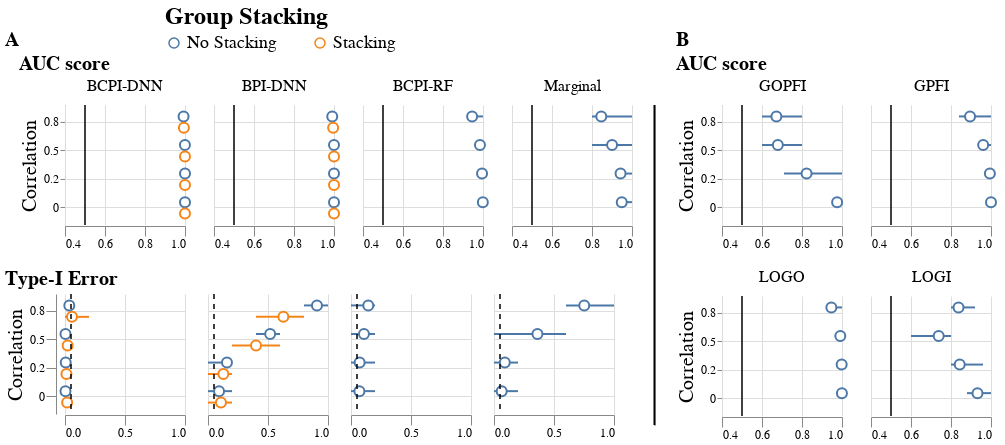

Write notebook code for a chart like this one.
### Code cell
marker_size = 100
err_size = 2
height = 120
width= 120
scheme = 'tableau10'

# Figure 1: Methods with AUC score and Type-I error
fig1a = plot_auc(df_auc_1_agg, last=True, second=True)
fig1a = fig1a.properties(title='AUC score')
fig1b = plot_typeI(df_t1_error_agg, last=True)
fig1b = fig1b.properties(title='Type-I Error')

fig1 = alt.vconcat(fig1a,
                   fig1b)
fig1 = fig1.properties(title='A')

# Breaking line
line = alt.Chart(pd.DataFrame({'x': [0]})).mark_rule(color='black', size=2).encode(
    x=alt.X('x:Q', title=None, axis=alt.Axis(labels=False, tickSize=0)),
).properties(height=320, width=1)
# line = line.configure_view(strokeWidth=0).configure_axis(grid=False, domain=False)

# Figure 2: Methods with AUC score only
fig2a = plot_auc(df_auc_2_agg, last=True, second=True)
fig2a = fig2a.properties(title='AUC score')
fig2b = plot_auc(df_auc_3_agg, last=True, second=True)
fig2 = alt.vconcat(fig2a,
                   fig2b)
fig2 = fig2.properties(title='B')

# fig2a = plot_typeI(df_t1_error_1_agg, last=True)
# fig2b = plot_typeI(df_t1_error_2_agg, last=True)

# fig2 = alt.hconcat(fig2a,
#                    fig2b)

# fig1 = plot_auc(df_auc_agg, last=True)
# fig2 = plot_typeI(df_t1_error_agg, last=True)

my_font = 'Helvetica'
fig3 = alt.hconcat(
    fig1,
    line,
    fig2
).configure_axis(
    grid=True, 
    titleFont=my_font,
    titleFontWeight='normal',
    labelFont=my_font,
    labelFontSize=12,
    titleFontSize=20
).configure_header(
    titleFont=my_font,
    titleFontWeight='normal',
    labelFont=my_font,
    titleFontSize=20,
    labelFontSize=16
).configure_view(
    strokeWidth=0
).configure_title(
    font=my_font,
    fontSize=20
).configure_legend(
    titleFontSize=24,
    labelFontSize=18,
#     orient ='top',
    columns=3,
    labelLimit=0,
    titleLimit=0,
    columnPadding=35,
    orient='none',
    legendX=100,
    legendY=-100
)

# fig3.save('figure_1_grps.svg')
fig3

### Figure 1 — Vega-Lite specification as saved in the notebook (floating-point values rounded to 4 significant figures)
{"config": {"view": {"continuousWidth": 300, "continuousHeight": 300, "strokeWidth": 0}, "axis": {"grid": true, "labelFont": "Helvetica", "labelFontSize": 12, "titleFont": "Helvetica", "titleFontSize": 20, "titleFontWeight": "normal"}, "header": {"labelFont": "Helvetica", "labelFontSize": 16, "titleFont": "Helvetica", "titleFontSize": 20, "titleFontWeight": "normal"}, "legend": {"columnPadding": 35, "columns": 3, "labelFontSize": 18, "labelLimit": 0, "legendX": 100, "legendY": -100, "orient": "none", "titleFontSize": 24, "titleLimit": 0}, "title": {"font": "Helvetica", "fontSize": 20}}, "hconcat": [{"vconcat": [{"data": {"name": "data-176e3d0861564b370a71a4f8b1851dff"}, "facet": {"column": {"field": "method", "sort": ["BCPI-DNN", "BPI-DNN", "BCPI-RF", "Marginal", "LOGO", "LOGI", "GOPFI", "GPFI"], "title": null, "type": "ordinal"}}, "spec": {"layer": [{"mark": {"type": "errorbar", "opacity": 1, "size": 2}, "encoding": {"color": {"field": "group_stack", "title": "Group Stacking", "type": "nominal"}, "strokeWidth": {"value": 2}, "x": {"axis": {"labels": true, "tickSize": 10}, "field": "ymin", "scale": {"domain": [0.4, 1.0]}, "title": "AUC", "type": "quantitative"}, "x2": {"field": "ymax", "title": "AUC"}, "y": {"field": "correlation_group", "scale": {"domain": [0.8, 0.5, 0.2, 0.0]}, "title": "Correlation", "type": "nominal"}, "yOffset": {"field": "group_stack", "type": "nominal"}}}, {"mark": {"type": "point", "fill": "white", "opacity": 1, "size": 100}, "encoding": {"color": {"field": "group_stack", "title": "Group Stacking", "type": "nominal"}, "x": {"axis": {"labels": true, "tickSize": 10}, "field": "mean", "scale": {"domain": [0.4, 1.0]}, "title": null, "type": "quantitative"}, "y": {"field": "correlation_group", "title": "Correlation", "type": "ordinal"}, "yOffset": {"field": "group_stack", "type": "nominal"}}}, {"data": {"name": "data-83c09fe04dbfb5448f75ca7b5854c6db"}, "mark": {"type": "rule", "color": "black", "opacity": 1, "size": 1.5}, "encoding": {"x": {"field": "V1", "type": "quantitative"}}}], "height": 120, "width": 120}, "title": "AUC score"}, {"data": {"name": "data-029e95795593d9f14051271a267fbdf5"}, "facet": {"column": {"field": "method", "header": {"labels": false, "title": null}, "sort": ["BCPI-DNN", "BPI-DNN", "BCPI-RF", "Marginal", "LOGO", "LOGI", "GOPFI", "GPFI"], "title": null, "type": "ordinal"}}, "spec": {"layer": [{"mark": {"type": "errorbar", "opacity": 1}, "encoding": {"color": {"field": "group_stack", "title": "Group Stacking", "type": "nominal"}, "strokeWidth": {"value": 2}, "x": {"axis": {"labels": true, "tickSize": 10}, "field": "ymin", "scale": {"domain": [0, 1.0]}, "title": "Type-I error", "type": "quantitative"}, "x2": {"field": "ymax", "title": "Type-I error"}, "y": {"axis": {"labels": true, "tickSize": 10}, "field": "correlation_group", "scale": {"domain": [0.8, 0.5, 0.2, 0.0]}, "title": "Correlation", "type": "ordinal"}, "yOffset": {"field": "group_stack", "type": "nominal"}}}, {"mark": {"type": "point", "fill": "white", "opacity": 1, "size": 100}, "encoding": {"color": {"field": "group_stack", "title": "Group Stacking", "type": "nominal"}, "x": {"field": "mean", "scale": {"domain": [0, 1.0]}, "title": null, "type": "quantitative"}, "y": {"field": "correlation_group", "scale": {"domain": [0.8, 0.5, 0.2, 0.0]}, "title": "Correlation", "type": "ordinal"}, "yOffset": {"field": "group_stack", "type": "nominal"}}}, {"data": {"name": "data-d0a89ddc8924c8c3b7acf6cc4de2279f"}, "mark": {"type": "rule", "color": "black", "size": 1.5, "strokeDash": [5, 5]}, "encoding": {"color": {"value": "black"}, "x": {"field": "V1", "type": "quantitative"}}}], "height": 120, "width": 120}, "title": "Type-I Error"}], "title": "A"}, {"data": {"name": "data-9c00aa9dc2b1c1a0b4bf9b34ead12925"}, "mark": {"type": "rule", "color": "black", "size": 2}, "encoding": {"x": {"axis": {"labels": false, "tickSize": 0}, "field": "x", "title": null, "type": "quantitative"}}, "height": 320, "width": 1}, {"vconcat": [{"data": {"name": "data-b83f69611238f9d65632a31f068da145"}, "facet": {"column": {"field": "method", "sort": ["BCPI-DNN", "BPI-DNN", "BCPI-RF", "Marginal", "LOGO", "LOGI", "GOPFI", "GPFI"], "title": null, "type": "ordinal"}}, "spec": {"layer": [{"mark": {"type": "errorbar", "opacity": 1, "size": 2}, "encoding": {"color": {"field": "group_stack", "title": "Group Stacking", "type": "nominal"}, "strokeWidth": {"value": 2}, "x": {"axis": {"labels": true, "tickSize": 10}, "field": "ymin", "scale": {"domain": [0.4, 1.0]}, "title": "AUC", "type": "quantitative"}, "x2": {"field": "ymax", "title": "AUC"}, "y": {"field": "correlation_group", "scale": {"domain": [0.8, 0.5, 0.2, 0.0]}, "title": "Correlation", "type": "nominal"}, "yOffset": {"field": "group_stack", "type": "nominal"}}}, {"mark": {"type": "point", "fill": "white", "opacity": 1, "size": 100}, "encoding": {"color": {"field": "group_stack", "title": "Group Stacking", "type": "nominal"}, "x": {"axis": {"labels": true, "tickSize": 10}, "field": "mean", "scale": {"domain": [0.4, 1.0]}, "title": null, "type": "quantitative"}, "y": {"field": "correlation_group", "title": "Correlation", "type": "ordinal"}, "yOffset": {"field": "group_stack", "type": "nominal"}}}, {"data": {"name": "data-83c09fe04dbfb5448f75ca7b5854c6db"}, "mark": {"type": "rule", "color": "black", "opacity": 1, "size": 1.5}, "encoding": {"x": {"field": "V1", "type": "quantitative"}}}], "height": 120, "width": 120}, "title": "AUC score"}, {"data": {"name": "data-7bda3ec87f7effb816e46e01894a407e"}, "facet": {"column": {"field": "method", "sort": ["BCPI-DNN", "BPI-DNN", "BCPI-RF", "Marginal", "LOGO", "LOGI", "GOPFI", "GPFI"], "title": null, "type": "ordinal"}}, "spec": {"layer": [{"mark": {"type": "errorbar", "opacity": 1, "size": 2}, "encoding": {"color": {"field": "group_stack", "title": "Group Stacking", "type": "nominal"}, "strokeWidth": {"value": 2}, "x": {"axis": {"labels": true, "tickSize": 10}, "field": "ymin", "scale": {"domain": [0.4, 1.0]}, "title": "AUC", "type": "quantitative"}, "x2": {"field": "ymax", "title": "AUC"}, "y": {"field": "correlation_group", "scale": {"domain": [0.8, 0.5, 0.2, 0.0]}, "title": "Correlation", "type": "nominal"}, "yOffset": {"field": "group_stack", "type": "nominal"}}}, {"mark": {"type": "point", "fill": "white", "opacity": 1, "size": 100}, "encoding": {"color": {"field": "group_stack", "title": "Group Stacking", "type": "nominal"}, "x": {"axis": {"labels": true, "tickSize": 10}, "field": "mean", "scale": {"domain": [0.4, 1.0]}, "title": null, "type": "quantitative"}, "y": {"field": "correlation_group", "title": "Correlation", "type": "ordinal"}, "yOffset": {"field": "group_stack", "type": "nominal"}}}, {"data": {"name": "data-83c09fe04dbfb5448f75ca7b5854c6db"}, "mark": {"type": "rule", "color": "black", "opacity": 1, "size": 1.5}, "encoding": {"x": {"field": "V1", "type": "quantitative"}}}], "height": 120, "width": 120}}], "title": "B"}], "$schema": "https://vega.github.io/schema/vega-lite/v5.8.0.json", "datasets": {"data-176e3d0861564b370a71a4f8b1851dff": [{"method": "BCPI-DNN", "correlation_group": 0.0, "group_stack": "No Stacking", "mean": 1.0, "ymin": 1.0, "ymax": 1.0}, {"method": "BCPI-DNN", "correlation_group": 0.0, "group_stack": "Stacking", "mean": 1.0, "ymin": 1.0, "ymax": 1.0}, {"method": "BCPI-DNN", "correlation_group": 0.2, "group_stack": "No Stacking", "mean": 1.0, "ymin": 1.0, "ymax": 1.0}, {"method": "BCPI-DNN", "correlation_group": 0.2, "group_stack": "Stacking", "mean": 1.0, "ymin": 1.0, "ymax": 1.0}, {"method": "BCPI-DNN", "correlation_group": 0.5, "group_stack": "No Stacking", "mean": 0.9996, "ymin": 1.0, "ymax": 1.0}, {"method": "BCPI-DNN", "correlation_group": 0.5, "group_stack": "Stacking", "mean": 1.0, "ymin": 1.0, "ymax": 1.0}, {"method": "BCPI-DNN", "correlation_group": 0.8, "group_stack": "No Stacking", "mean": 0.9928, "ymin": 1.0, "ymax": 1.0}, {"method": "BCPI-DNN", "correlation_group": 0.8, "group_stack": "Stacking", "mean": 0.9944, "ymin": 1.0, "ymax": 1.0}, {"method": "BCPI-RF", "correlation_group": 0.0, "group_stack": "No Stacking", "mean": 0.9992, "ymin": 1.0, "ymax": 1.0}, {"method": "BCPI-RF", "correlation_group": 0.2, "group_stack": "No Stacking", "mean": 0.9952, "ymin": 1.0, "ymax": 1.0}, {"method": "BCPI-RF", "correlation_group": 0.5, "group_stack": "No Stacking", "mean": 0.9848, "ymin": 1.0, "ymax": 1.0}, {"method": "BCPI-RF", "correlation_group": 0.8, "group_stack": "No Stacking", "mean": 0.9456, "ymin": 0.92, "ymax": 1.0}, {"method": "BPI-DNN", "correlation_group": 0.0, "group_stack": "No Stacking", "mean": 1.0, "ymin": 1.0, "ymax": 1.0}, {"method": "BPI-DNN", "correlation_group": 0.0, "group_stack": "Stacking", "mean": 1.0, "ymin": 1.0, "ymax": 1.0}, {"method": "BPI-DNN", "correlation_group": 0.2, "group_stack": "No Stacking", "mean": 1.0, "ymin": 1.0, "ymax": 1.0}, {"method": "BPI-DNN", "correlation_group": 0.2, "group_stack": "Stacking", "mean": 1.0, "ymin": 1.0, "ymax": 1.0}, {"method": "BPI-DNN", "correlation_group": 0.5, "group_stack": "No Stacking", "mean": 1.0, "ymin": 1.0, "ymax": 1.0}, {"method": "BPI-DNN", "correlation_group": 0.5, "group_stack": "Stacking", "mean": 1.0, "ymin": 1.0, "ymax": 1.0}, {"method": "BPI-DNN", "correlation_group": 0.8, "group_stack": "No Stacking", "mean": 0.9912, "ymin": 1.0, "ymax": 1.0}, {"method": "BPI-DNN", "correlation_group": 0.8, "group_stack": "Stacking", "mean": 0.9956, "ymin": 1.0, "ymax": 1.0}, {"method": "Marginal", "correlation_group": 0.0, "group_stack": "No Stacking", "mean": 0.9488, "ymin": 0.92, "ymax": 1.0}, {"method": "Marginal", "correlation_group": 0.2, "group_stack": "No Stacking", "mean": 0.9428, "ymin": 0.92, "ymax": 1.0}, {"method": "Marginal", "correlation_group": 0.5, "group_stack": "No Stacking", "mean": 0.9004, "ymin": 0.8, "ymax": 1.0}, {"method": "Marginal", "correlation_group": 0.8, "group_stack": "No Stacking", "mean": 0.8464, "ymin": 0.8, "ymax": 1.0}], "data-83c09fe04dbfb5448f75ca7b5854c6db": [{"V1": 0.5, "Problem Data": "Type-I error nominal rate", "color": "black"}], "data-029e95795593d9f14051271a267fbdf5": [{"method": "BCPI-DNN", "correlation_group": 0.0, "group_stack": "No Stacking", "mean": 0.004, "ymin": 0.0, "ymax": 0.0}, {"method": "BCPI-DNN", "correlation_group": 0.0, "group_stack": "Stacking", "mean": 0.018, "ymin": 0.0, "ymax": 0.0}, {"method": "BCPI-DNN", "correlation_group": 0.2, "group_stack": "No Stacking", "mean": 0.006, "ymin": 0.0, "ymax": 0.0}, {"method": "BCPI-DNN", "correlation_group": 0.2, "group_stack": "Stacking", "mean": 0.012, "ymin": 0.0, "ymax": 0.0}, {"method": "BCPI-DNN", "correlation_group": 0.5, "group_stack": "No Stacking", "mean": 0.004, "ymin": 0.0, "ymax": 0.0}, {"method": "BCPI-DNN", "correlation_group": 0.5, "group_stack": "Stacking", "mean": 0.022, "ymin": 0.0, "ymax": 0.0}, {"method": "BCPI-DNN", "correlation_group": 0.8, "group_stack": "No Stacking", "mean": 0.036, "ymin": 0.0, "ymax": 0.0}, {"method": "BCPI-DNN", "correlation_group": 0.8, "group_stack": "Stacking", "mean": 0.058, "ymin": 0.0, "ymax": 0.2}, {"method": "BCPI-RF", "correlation_group": 0.0, "group_stack": "No Stacking", "mean": 0.07, "ymin": 0.0, "ymax": 0.2}, {"method": "BCPI-RF", "correlation_group": 0.2, "group_stack": "No Stacking", "mean": 0.072, "ymin": 0.0, "ymax": 0.2}, {"method": "BCPI-RF", "correlation_group": 0.5, "group_stack": "No Stacking", "mean": 0.108, "ymin": 0.0, "ymax": 0.2}, {"method": "BCPI-RF", "correlation_group": 0.8, "group_stack": "No Stacking", "mean": 0.144, "ymin": 0.0, "ymax": 0.2}, {"method": "BPI-DNN", "correlation_group": 0.0, "group_stack": "No Stacking", "mean": 0.092, "ymin": 0.0, "ymax": 0.2}, {"method": "BPI-DNN", "correlation_group": 0.0, "group_stack": "Stacking", "mean": 0.108, "ymin": 0.0, "ymax": 0.2}, {"method": "BPI-DNN", "correlation_group": 0.2, "group_stack": "No Stacking", "mean": 0.158, "ymin": 0.0, "ymax": 0.2}, {"method": "BPI-DNN", "correlation_group": 0.2, "group_stack": "Stacking", "mean": 0.128, "ymin": 0.0, "ymax": 0.2}, {"method": "BPI-DNN", "correlation_group": 0.5, "group_stack": "No Stacking", "mean": 0.518, "ymin": 0.4, "ymax": 0.6}, {"method": "BPI-DNN", "correlation_group": 0.5, "group_stack": "Stacking", "mean": 0.4, "ymin": 0.2, "ymax": 0.6}, {"method": "BPI-DNN", "correlation_group": 0.8, "group_stack": "No Stacking", "mean": 0.908, "ymin": 0.8, "ymax": 1.0}, {"method": "BPI-DNN", "correlation_group": 0.8, "group_stack": "Stacking", "mean": 0.628, "ymin": 0.4, "ymax": 0.8}, {"method": "Marginal", "correlation_group": 0.0, "group_stack": "No Stacking", "mean": 0.064, "ymin": 0.0, "ymax": 0.2}, {"method": "Marginal", "correlation_group": 0.2, "group_stack": "No Stacking", "mean": 0.09, "ymin": 0.0, "ymax": 0.2}, {"method": "Marginal", "correlation_group": 0.5, "group_stack": "No Stacking", "mean": 0.362, "ymin": 0.0, "ymax": 0.6}, {"method": "Marginal", "correlation_group": 0.8, "group_stack": "No Stacking", "mean": 0.752, "ymin": 0.6, "ymax": 1.0}], "data-d0a89ddc8924c8c3b7acf6cc4de2279f": [{"V1": 0.05, "correlation_group": "Type-I error nominal rate", "color": "black"}], "data-9c00aa9dc2b1c1a0b4bf9b34ead12925": [{"x": 0}], "data-b83f69611238f9d65632a31f068da145": [{"method": "GOPFI", "correlation_group": 0.0, "group_stack": "No Stacking", "mean": 0.9756, "ymin": 1.0, "ymax": 1.0}, {"method": "GOPFI", "correlation_group": 0.2, "group_stack": "No Stacking", "mean": 0.8228, "ymin": 0.71, "ymax": 1.0}, {"method": "GOPFI", "correlation_group": 0.5, "group_stack": "No Stacking", "mean": 0.6792, "ymin": 0.6, "ymax": 0.8}, {"method": "GOPFI", "correlation_group": 0.8, "group_stack": "No Stacking", "mean": 0.672, "ymin": 0.6, "ymax": 0.8}, {"method": "GPFI", "correlation_group": 0.0, "group_stack": "No Stacking", "mean": 1.0, "ymin": 1.0, "ymax": 1.0}, {"method": "GPFI", "correlation_group": 0.2, "group_stack": "No Stacking", "mean": 0.9944, "ymin": 1.0, "ymax": 1.0}, {"method": "GPFI", "correlation_group": 0.5, "group_stack": "No Stacking", "mean": 0.9608, "ymin": 0.96, "ymax": 1.0}, {"method": "GPFI", "correlation_group": 0.8, "group_stack": "No Stacking", "mean": 0.8952, "ymin": 0.84, "ymax": 1.0}], "data-7bda3ec87f7effb816e46e01894a407e": [{"method": "LOGI", "correlation_group": 0.0, "group_stack": "No Stacking", "mean": 0.9324, "ymin": 0.88, "ymax": 1.0}, {"method": "LOGI", "correlation_group": 0.2, "group_stack": "No Stacking", "mean": 0.8436, "ymin": 0.8, "ymax": 0.96}, {"method": "LOGI", "correlation_group": 0.5, "group_stack": "No Stacking", "mean": 0.7384, "ymin": 0.6, "ymax": 0.8}, {"method": "LOGI", "correlation_group": 0.8, "group_stack": "No Stacking", "mean": 0.8376, "ymin": 0.8, "ymax": 0.92}, {"method": "LOGO", "correlation_group": 0.0, "group_stack": "No Stacking", "mean": 0.9996, "ymin": 1.0, "ymax": 1.0}, {"method": "LOGO", "correlation_group": 0.2, "group_stack": "No Stacking", "mean": 0.9984, "ymin": 1.0, "ymax": 1.0}, {"method": "LOGO", "correlation_group": 0.5, "group_stack": "No Stacking", "mean": 0.9916, "ymin": 1.0, "ymax": 1.0}, {"method": "LOGO", "correlation_group": 0.8, "group_stack": "No Stacking", "mean": 0.9468, "ymin": 0.92, "ymax": 1.0}]}}
